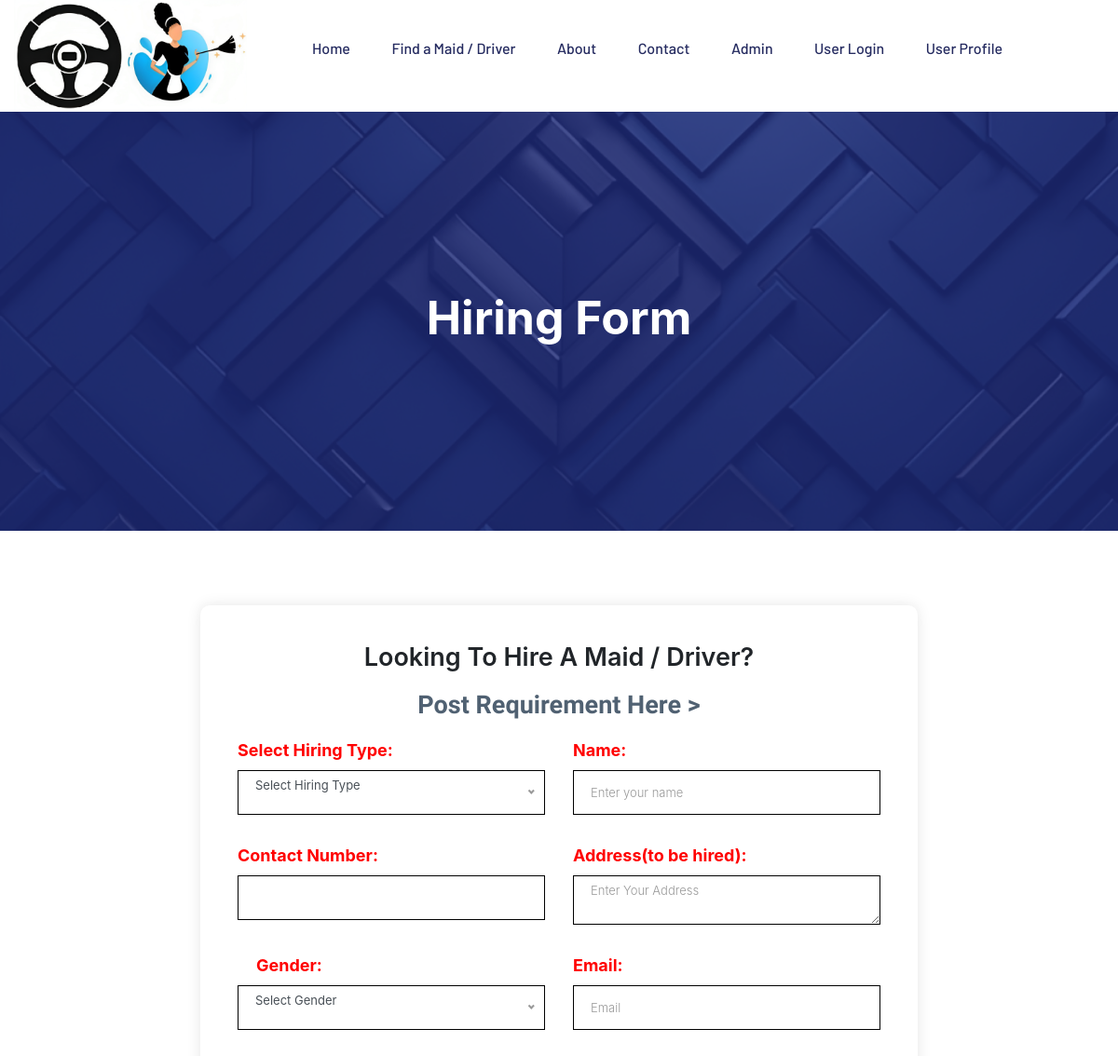
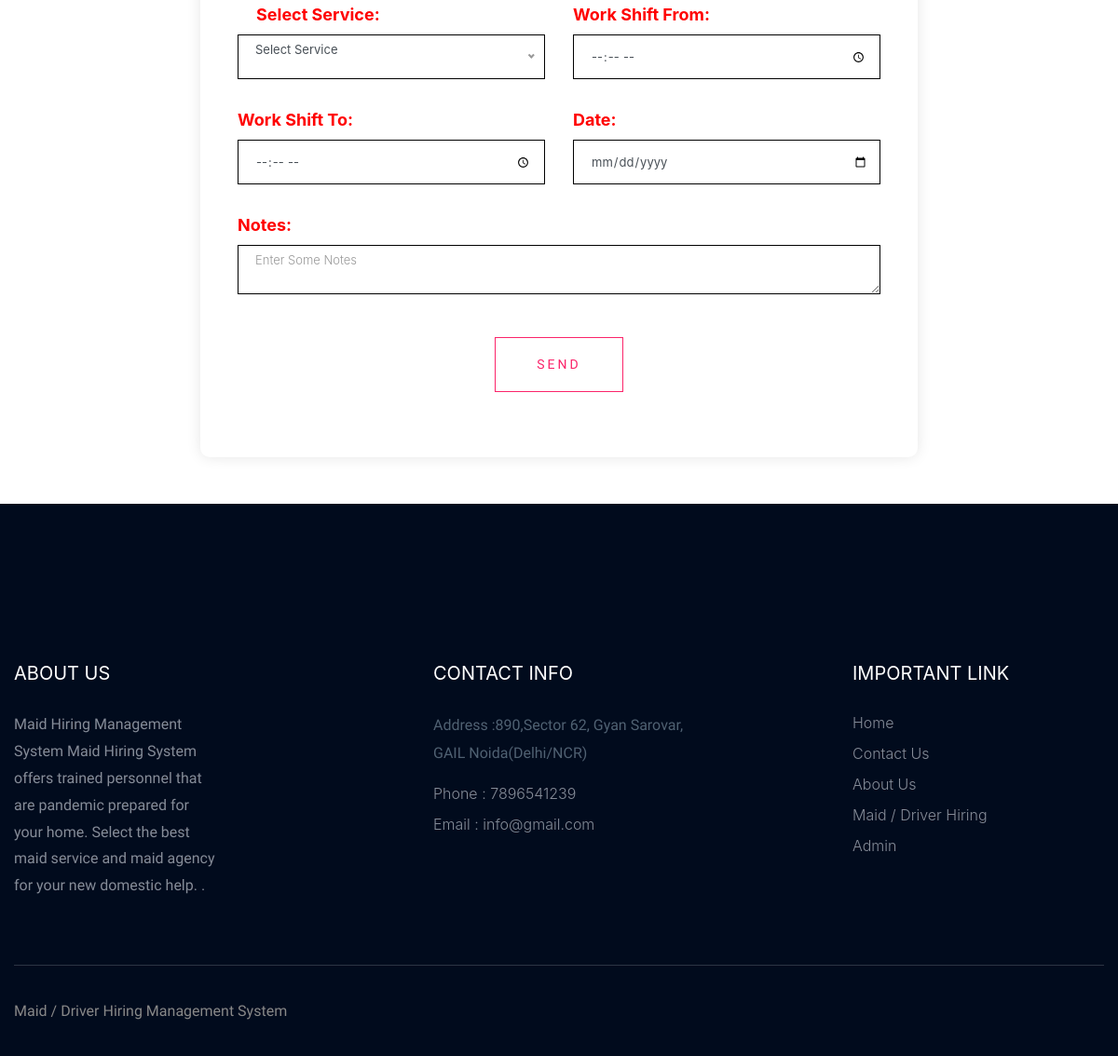
Screenshot of /maid-hiring.php with the database file from the repository (2 pictures, top to bottom).
### tables this page shows
CREATE TABLE `tblpage` (
  `ID` int(10) NOT NULL,
  `PageType` varchar(200) DEFAULT NULL,
  `PageTitle` mediumtext DEFAULT NULL,
  `PageDescription` mediumtext DEFAULT NULL,
  `Email` varchar(200) DEFAULT NULL,
  `MobileNumber` bigint(10) DEFAULT NULL,
  `UpdationDate` date DEFAULT NULL,
  `Timing` varchar(200) NOT NULL
);

### maid-hiring.php (the view, shortened to what this page needs)
<?php
include('includes/dbconnection.php');
?>
<!DOCTYPE html>
<html lang="zxx" class="no-js">
<head>
</head>
<head>
    <link rel="stylesheet" href="assets/css/bootstrap.min.css">
    <link rel="stylesheet" href="assets/css/owl.carousel.min.css">
    <link rel="stylesheet" href="assets/css/slicknav.css">
    <link rel="stylesheet" href="assets/css/price_rangs.css">
    <link rel="stylesheet" href="assets/css/animate.min.css">
    <link rel="stylesheet" href="assets/css/magnific-popup.css">
    <link rel="stylesheet" href="assets/css/fontawesome-all.min.css">
    <link rel="stylesheet" href="assets/css/themify-icons.css">
    <link rel="stylesheet" href="assets/css/themify-icons.css">
    <link rel="stylesheet" href="assets/css/slick.css">
    <link rel="stylesheet" href="assets/css/nice-select.css">
    <link rel="stylesheet" href="assets/css/style.css">
    <link rel="stylesheet" href="assets/css/responsive.css">
    <link rel="stylesheet" href="assets/css/bootstrap.min.css">
</head>
<body>
    <?php include_once('includes/header.php');?>
    <div class="slider-area">
        <div class="single-slider section-overly slider-height2 d-flex align-items-center"
            data-background="assets/img/hero/new_about.jpg">
            <div class="container">
                <div class="row">
                    <div class="col-xl-12">
                        <div class="hero-cap text-center">
                            <h2>Hiring Form</h2>
                        </div>
                    </div>
                </div>
            </div>
        </div>
    </div>
    <section class="contact-section">
        <div class="container">
            <div class="row justify-content-center">
                <div class="col-lg-8">
                    <div class="contact-form-wrap">
                        <h2 class="contact-title text-center">Looking To Hire A Maid / Driver?</h2>
                        <p class="contact-title text-center">Post Requirement Here ></p>
                        <form class="form-contact contact_form" action="" method="post">
                            <div class="row">
                                <div class="col-sm-6">
                                    <div class="form-group">
                                        <label style="color: red;font-weight: bold;font-size: 18px;">Select Hiring Type:</label>
                                    </div>
                                </div>
                                <div class="col-sm-6">
                                    <div class="form-group">
                                        <label style="color: red;font-weight: bold;font-size: 18px;">Name:</label>
                                        <input class="form-control" name="name" id="name" type="text"
                                            placeholder="Enter your name">
                                    </div>
                                </div>
                                <div class="col-sm-6">
                                    <div class="form-group">
                                        <label style="color: red;font-weight: bold;font-size: 18px;">Contact Number:</label>
                                        <input type="text" name="contno" value="" class="form-control" required='true'
                                            maxlength="10" pattern="[0-9]+">
                                    </div>
                                </div>
                                <div class="col-sm-6">
                                    <div class="form-group">
                                        <label style="color: red;font-weight: bold;font-size: 18px;">Address(to be hired):</label>
                                        <textarea class="form-control" name="address" id="address" placeholder="Enter Your Address"></textarea>
                                    </div>
                                </div>
                                <div class="col-sm-6">
                                    <div class="form-group">
                                        <label style="color: red;font-weight: bold;font-size: 18px; padding-left: 20px;">Gender:</label>
                                    </div>
                                </div>
                                <div class="col-sm-6">
                                    <div class="form-group">
                                        <label style="color: red;font-weight: bold;font-size: 18px;">Email:</label>
                                        <input class="form-control" name="email" id="email" type="email" placeholder="Email">
                                    </div>
                                </div>
                                <div class="col-sm-6">
                                    <div class="form-group">
                                        <label style="color: red;font-weight: bold;font-size: 18px;padding-left: 20px;">Select Service:</label>
                                    </div>
                                </div>
                                <div class="col-sm-6">
                                    <div class="form-group">
                                        <label style="color: red;font-weight: bold;font-size: 18px;">Work Shift From:</label>
                                        <input class="form-control" name="wsf" id="wsf" type="time">
                                    </div>
                                </div>
                                <div class="col-sm-6">
                                    <div class="form-group">
                                        <label style="color: red;font-weight: bold;font-size: 18px;">Work Shift To:</label>
                                        <input class="form-control" name="wst" id="wst" type="time">
                                    </div>
                                </div>
                                <div class="col-sm-6">
                                    <div class="form-group">
                                        <label style="color: red;font-weight: bold;font-size: 18px;">Date:</label>
                                        <input class="form-control" name="startdate" id="startdate" type="date">
                                    </div>
                                </div>
                                <div class="col-12">
                                    <div class="form-group">
                                        <label style="color: red;font-weight: bold;font-size: 18px;">Notes:</label>
                                        <textarea class="form-control" name="notes" id="notes" type="text"
                                            placeholder="Enter Some Notes"></textarea>
                                    </div>
                                </div>
                            </div>
                            <div class="form-group mt-3 text-center">
                                <button type="submit" class="button button-contactForm boxed-btn" name="submit">Send</button>
                            </div>
                        </form>
                    </div>
                </div>
            </div>
        </div>
    </section>
    <?php include_once('includes/footer.php');?>
</body>
</html>
    <?php include_once('includes/footer.php');?>
</body>
</html>

### includes/footer.php (shortened to what this page needs)
<?php
include('includes/dbconnection.php');
?>
<footer>
        <div class="footer-area footer-bg footer-padding">
            <div class="container">
                <div class="row d-flex justify-content-between">
                    <div class="col-xl-3 col-lg-3 col-md-4 col-sm-6">
                       <div class="single-footer-caption mb-50">
                         <div class="single-footer-caption mb-30">
                             <div class="footer-tittle">
                                <?php
$sql="SELECT * from tblpage where PageType='aboutus'";
$query = $dbh -> prepare($sql);
$query->execute();
$results=$query->fetchAll(PDO::FETCH_OBJ);
$cnt=1;
if($query->rowCount() > 0)
{
foreach($results as $row)
{               ?>
                                 <h4><?php  echo htmlentities($row->PageTitle);?></h4>
                                 <div class="footer-pera">
                                     <p><?php  echo $row->PageDescription;?>.</p><?php $cnt=$cnt+1;}} ?>
                                </div>
                             </div>
                         </div>
                       </div>
                    </div>
                    <div class="col-xl-3 col-lg-3 col-md-4 col-sm-5">
                        <div class="single-footer-caption mb-50">
                            <div class="footer-tittle">
                                <h4>Contact Info</h4>
                                <ul>
                                    <?php
$sql="SELECT * from tblpage where PageType='contactus'";
$query = $dbh -> prepare($sql);
$query->execute();
$results=$query->fetchAll(PDO::FETCH_OBJ);
$cnt=1;
if($query->rowCount() > 0)
{
foreach($results as $row)
{               ?>
                                    <li>
                                    <p>Address :<?php  echo htmlentities($row->PageDescription);?></p>
                                    </li>
                                    <li><a href="#">Phone : <?php  echo htmlentities($row->MobileNumber);?></a></li>
                                    <li><a href="#">Email : <?php  echo htmlentities($row->Email);?></a></li><?php $cnt=$cnt+1;}} ?>
                                </ul>
                            </div>
                        </div>
                    </div>
                    <div class="col-xl-3 col-lg-3 col-md-4 col-sm-5">
                        <div class="single-footer-caption mb-50">
                            <div class="footer-tittle">
                                <h4>Important Link</h4>
                                <ul>
                                    <li><a href="index.php"> Home</a></li>
                                    <li><a href="contact.php">Contact Us</a></li>
                                    <li><a href="about.php">About Us</a></li>
                                    <li><a href="maid-hiring.php">Maid / Driver Hiring</a></li>
                                    <li><a href="admin/login.php">Admin</a></li>
                                </ul>
                            </div>
                        </div>
                    </div>
                </div>
            </div>
        </div>
        <div class="footer-bottom-area footer-bg">
            <div class="container">
                <div class="footer-border">
                     <div class="row d-flex justify-content-between align-items-center">
                         <div class="col-xl-10 col-lg-10 ">
                             <div class="footer-copy-right">
                                 <p>
   Maid / Driver Hiring Management System
 </p>
                             </div>
                         </div>
                     </div>
                </div>
            </div>
        </div>
    </footer>

### maid-hiring.php (style rules this page uses)
body { font-family: 'Open Sans', sans-serif; background-color: #f7f7f7; color: #333; margin: 0; padding: 0; }
h2 { font-family: 'Pacifico', cursive; color: #4CAF50; margin-bottom: 20px; }
.contact-form-wrap { background-color: #fff; padding: 40px; border-radius: 10px; box-shadow: 0 0 15px rgba(0, 0, 0, 0.1); }
label { font-weight: bold; font-size: 18px; color: #4CAF50; }
select, input, textarea { width: 100%; padding: 10px; margin-bottom: 20px; border: 1px solid #ccc; border-radius: 5px; box-sizing: border-box; }
.form-group { margin-bottom: 20px; }
button { background-color: #4CAF50; color: #fff; padding: 10px 20px; font-size: 18px; border: none; border-radius: 5px; cursor: pointer; }
p { font-size: 16px; color: #008CBA; }

### rows the page displays
tblpage: PageTitle "ABOUT US", PageDescription "Maid Hiring Management System Maid Hiring System offers trained personnel that are pandemic prepared for your home. Select the best maid service and maid agency for your new domestic help."
tblpage: PageDescription "890,Sector 62, Gyan Sarovar, GAIL Noida(Delhi/NCR)", MobileNumber "7896541239", Email "info@gmail.com"

### other values shown
$loginButtonText "User Login"
